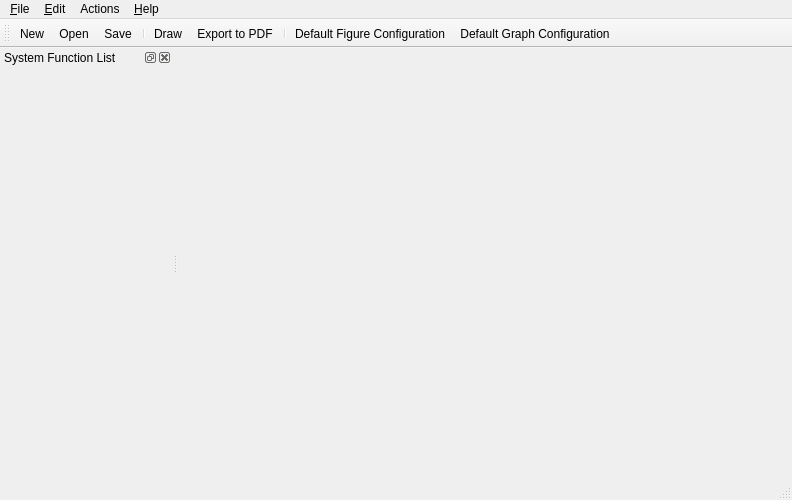
<?xml version="1.0" encoding="UTF-8"?>
<ui version="4.0">
 <class>MainWindow</class>
 <widget class="QMainWindow" name="MainWindow">
  <property name="geometry">
   <rect>
    <x>0</x>
    <y>0</y>
    <width>792</width>
    <height>500</height>
   </rect>
  </property>
  <property name="windowTitle">
   <string>FigureItNow</string>
  </property>
  <property name="windowIcon">
   <iconset resource="Icons.qrc">
    <normaloff>:/icons/icons/main.png</normaloff>:/icons/icons/main.png</iconset>
  </property>
  <widget class="QWidget" name="centralWidget">
   <layout class="QHBoxLayout" name="horizontalLayout">
    <property name="spacing">
     <number>0</number>
    </property>
    <property name="leftMargin">
     <number>0</number>
    </property>
    <property name="topMargin">
     <number>0</number>
    </property>
    <property name="rightMargin">
     <number>0</number>
    </property>
    <property name="bottomMargin">
     <number>0</number>
    </property>
    <item>
     <widget class="QTabWidget" name="tbwDocumentList">
      <property name="sizePolicy">
       <sizepolicy hsizetype="Expanding" vsizetype="Expanding">
        <horstretch>1</horstretch>
        <verstretch>0</verstretch>
       </sizepolicy>
      </property>
      <property name="currentIndex">
       <number>-1</number>
      </property>
      <property name="documentMode">
       <bool>true</bool>
      </property>
      <property name="tabsClosable">
       <bool>true</bool>
      </property>
     </widget>
    </item>
   </layout>
  </widget>
  <widget class="QMenuBar" name="menuBar">
   <property name="geometry">
    <rect>
     <x>0</x>
     <y>0</y>
     <width>792</width>
     <height>23</height>
    </rect>
   </property>
   <widget class="QMenu" name="mnuFile">
    <property name="title">
     <string>&amp;File</string>
    </property>
    <addaction name="actNew"/>
    <addaction name="actOpen"/>
    <addaction name="separator"/>
    <addaction name="actSave"/>
    <addaction name="actSaveAs"/>
    <addaction name="separator"/>
    <addaction name="actPrint"/>
    <addaction name="separator"/>
    <addaction name="actClose"/>
    <addaction name="separator"/>
    <addaction name="actQuit"/>
   </widget>
   <widget class="QMenu" name="mnuEdit">
    <property name="title">
     <string>&amp;Edit</string>
    </property>
    <addaction name="actUndo"/>
    <addaction name="actRedo"/>
    <addaction name="separator"/>
    <addaction name="actCut"/>
    <addaction name="actCopy"/>
    <addaction name="actPaste"/>
    <addaction name="separator"/>
    <addaction name="actDefFigConfig"/>
    <addaction name="actDefGraphConfig"/>
   </widget>
   <widget class="QMenu" name="mnuActions">
    <property name="title">
     <string>Actions</string>
    </property>
    <addaction name="actDraw"/>
    <addaction name="separator"/>
    <addaction name="actExportImage"/>
    <addaction name="actExportPDF"/>
    <addaction name="actExportSVG"/>
    <addaction name="separator"/>
    <addaction name="actCopyFig"/>
    <addaction name="actPrintFig"/>
   </widget>
   <widget class="QMenu" name="mnuHelp">
    <property name="title">
     <string>&amp;Help</string>
    </property>
    <addaction name="actManual"/>
    <addaction name="actWiki"/>
    <addaction name="separator"/>
    <addaction name="actAbout"/>
   </widget>
   <addaction name="mnuFile"/>
   <addaction name="mnuEdit"/>
   <addaction name="mnuActions"/>
   <addaction name="mnuHelp"/>
  </widget>
  <widget class="QToolBar" name="mainToolBar">
   <property name="windowTitle">
    <string>Main Tools</string>
   </property>
   <attribute name="toolBarArea">
    <enum>TopToolBarArea</enum>
   </attribute>
   <attribute name="toolBarBreak">
    <bool>false</bool>
   </attribute>
   <addaction name="actNew"/>
   <addaction name="actOpen"/>
   <addaction name="actSave"/>
   <addaction name="separator"/>
   <addaction name="actDraw"/>
   <addaction name="actExportPDF"/>
   <addaction name="separator"/>
   <addaction name="actDefFigConfig"/>
   <addaction name="actDefGraphConfig"/>
  </widget>
  <widget class="QStatusBar" name="statusBar"/>
  <widget class="QDockWidget" name="dckSysFuncList">
   <property name="minimumSize">
    <size>
     <width>172</width>
     <height>38</height>
    </size>
   </property>
   <property name="allowedAreas">
    <set>Qt::LeftDockWidgetArea|Qt::RightDockWidgetArea</set>
   </property>
   <property name="windowTitle">
    <string>System Function List</string>
   </property>
   <attribute name="dockWidgetArea">
    <number>1</number>
   </attribute>
   <widget class="finUiSysFuncList" name="dwcSysFuncList"/>
  </widget>
  <action name="actNew">
   <property name="icon">
    <iconset resource="Icons.qrc">
     <normaloff>:/icons/icons/new_script.png</normaloff>:/icons/icons/new_script.png</iconset>
   </property>
   <property name="text">
    <string>&amp;New</string>
   </property>
   <property name="toolTip">
    <string>Create a new script file.</string>
   </property>
   <property name="shortcut">
    <string>Ctrl+N</string>
   </property>
  </action>
  <action name="actOpen">
   <property name="icon">
    <iconset resource="Icons.qrc">
     <normaloff>:/icons/icons/open_script.png</normaloff>:/icons/icons/open_script.png</iconset>
   </property>
   <property name="text">
    <string>&amp;Open ...</string>
   </property>
   <property name="toolTip">
    <string>Open a script file.</string>
   </property>
   <property name="shortcut">
    <string>Ctrl+O</string>
   </property>
  </action>
  <action name="actOpenRecent">
   <property name="text">
    <string>Open &amp;Recent</string>
   </property>
   <property name="toolTip">
    <string>Open the recent file.</string>
   </property>
  </action>
  <action name="actDraw">
   <property name="icon">
    <iconset resource="Icons.qrc">
     <normaloff>:/icons/icons/draw_figure.png</normaloff>:/icons/icons/draw_figure.png</iconset>
   </property>
   <property name="text">
    <string>&amp;Draw</string>
   </property>
   <property name="toolTip">
    <string>Draw the current script on the panel.</string>
   </property>
   <property name="shortcut">
    <string>F5</string>
   </property>
  </action>
  <action name="actCut">
   <property name="text">
    <string>C&amp;ut</string>
   </property>
   <property name="toolTip">
    <string>Cut the selected text.</string>
   </property>
   <property name="shortcut">
    <string>Ctrl+X</string>
   </property>
  </action>
  <action name="actCopy">
   <property name="text">
    <string>&amp;Copy</string>
   </property>
   <property name="toolTip">
    <string>Copy the selected text.</string>
   </property>
   <property name="shortcut">
    <string>Ctrl+C</string>
   </property>
  </action>
  <action name="actPaste">
   <property name="text">
    <string>&amp;Paste</string>
   </property>
   <property name="toolTip">
    <string>Paste the text.</string>
   </property>
   <property name="shortcut">
    <string>Ctrl+V</string>
   </property>
  </action>
  <action name="actClose">
   <property name="text">
    <string>Close</string>
   </property>
   <property name="toolTip">
    <string>Close the current script file.</string>
   </property>
  </action>
  <action name="actAbout">
   <property name="text">
    <string>About</string>
   </property>
   <property name="toolTip">
    <string>About FigureItNow</string>
   </property>
  </action>
  <action name="actWiki">
   <property name="text">
    <string>Wiki</string>
   </property>
   <property name="toolTip">
    <string>Open the wiki page of FigureItNow.</string>
   </property>
   <property name="shortcut">
    <string>F1</string>
   </property>
  </action>
  <action name="actSave">
   <property name="icon">
    <iconset resource="Icons.qrc">
     <normaloff>:/icons/icons/save_script.png</normaloff>:/icons/icons/save_script.png</iconset>
   </property>
   <property name="text">
    <string>&amp;Save</string>
   </property>
   <property name="toolTip">
    <string>Save the current script file.</string>
   </property>
   <property name="shortcut">
    <string>Ctrl+S</string>
   </property>
  </action>
  <action name="actSaveAs">
   <property name="text">
    <string>Save &amp;As ...</string>
   </property>
   <property name="toolTip">
    <string>Save the script file as given path.</string>
   </property>
  </action>
  <action name="actUndo">
   <property name="text">
    <string>Undo</string>
   </property>
   <property name="toolTip">
    <string>Undo to the last change.</string>
   </property>
   <property name="shortcut">
    <string>Ctrl+Z</string>
   </property>
  </action>
  <action name="actRedo">
   <property name="text">
    <string>Redo</string>
   </property>
   <property name="toolTip">
    <string>Redo the last cancelled operation.</string>
   </property>
   <property name="shortcut">
    <string>Ctrl+Y</string>
   </property>
  </action>
  <action name="actDefFigConfig">
   <property name="icon">
    <iconset resource="Icons.qrc">
     <normaloff>:/icons/icons/fig_config.png</normaloff>:/icons/icons/fig_config.png</iconset>
   </property>
   <property name="text">
    <string>Default Figure Configuration</string>
   </property>
   <property name="toolTip">
    <string>Setup default figure configuration</string>
   </property>
  </action>
  <action name="actDefGraphConfig">
   <property name="icon">
    <iconset resource="Icons.qrc">
     <normaloff>:/icons/icons/graph_config.png</normaloff>:/icons/icons/graph_config.png</iconset>
   </property>
   <property name="text">
    <string>Default Graph Configuration</string>
   </property>
   <property name="toolTip">
    <string>Setup the default graph configuration</string>
   </property>
  </action>
  <action name="actEditorProperty">
   <property name="text">
    <string>Script Editor Properties</string>
   </property>
   <property name="toolTip">
    <string>Setup the script editor properties</string>
   </property>
  </action>
  <action name="actCopyFig">
   <property name="text">
    <string>Copy Figure</string>
   </property>
   <property name="toolTip">
    <string>Copy the figure to clipboard as an image.</string>
   </property>
   <property name="shortcut">
    <string>Ctrl+Alt+C</string>
   </property>
  </action>
  <action name="actExportPDF">
   <property name="icon">
    <iconset resource="Icons.qrc">
     <normaloff>:/icons/icons/export_pdf.png</normaloff>:/icons/icons/export_pdf.png</iconset>
   </property>
   <property name="text">
    <string>Export to PDF ...</string>
   </property>
   <property name="toolTip">
    <string>Export the figure to an Adobe PDF document.</string>
   </property>
  </action>
  <action name="actQuit">
   <property name="text">
    <string>Quit</string>
   </property>
   <property name="toolTip">
    <string>Quit the application</string>
   </property>
  </action>
  <action name="actPrint">
   <property name="text">
    <string>Print</string>
   </property>
   <property name="toolTip">
    <string>Print the script code.</string>
   </property>
   <property name="shortcut">
    <string>Ctrl+P</string>
   </property>
  </action>
  <action name="actExportImage">
   <property name="text">
    <string>Export to Image ...</string>
   </property>
   <property name="toolTip">
    <string>Export the figure to an image file.</string>
   </property>
  </action>
  <action name="actManual">
   <property name="text">
    <string>Script Language Manual</string>
   </property>
   <property name="toolTip">
    <string>Open the FigureItNow script language manual</string>
   </property>
  </action>
  <action name="actPrintFig">
   <property name="text">
    <string>Print Figure</string>
   </property>
   <property name="toolTip">
    <string>Print the figure.</string>
   </property>
   <property name="shortcut">
    <string>Ctrl+Alt+P</string>
   </property>
  </action>
  <action name="actExportSVG">
   <property name="text">
    <string>Export to SVG ...</string>
   </property>
   <property name="toolTip">
    <string>Export the figure to an SVG file.</string>
   </property>
  </action>
 </widget>
 <layoutdefault spacing="6" margin="11"/>
 <customwidgets>
  <customwidget>
   <class>finUiSysFuncList</class>
   <extends>QWidget</extends>
   <header>finUiSysFuncList.h</header>
   <container>1</container>
  </customwidget>
 </customwidgets>
 <resources>
  <include location="Icons.qrc"/>
 </resources>
 <connections/>
</ui>
